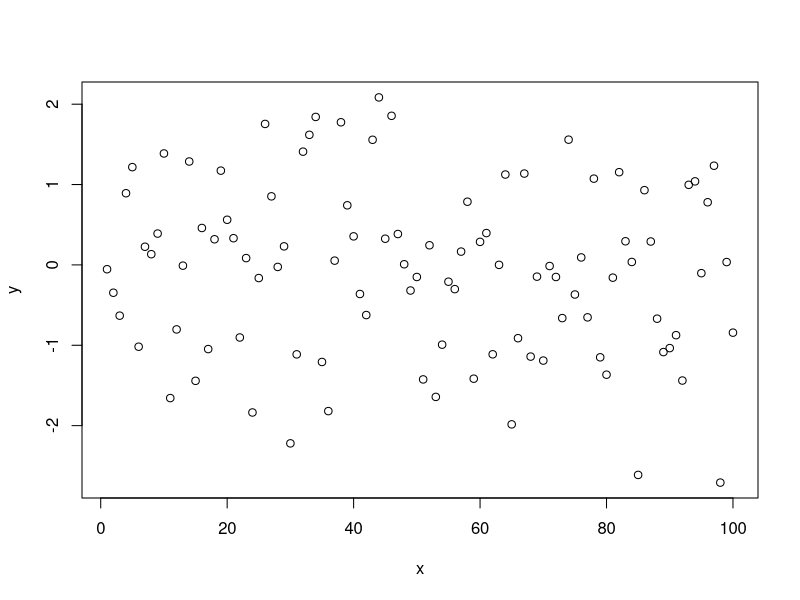

The R source for this figure:
## ---- chunk 1
knitr::opts_chunk$set(echo = TRUE)
## ---- chunk 2
print("hello")
## ---- chunk 3
x <- 1:100
y <- rnorm(100)
## ---- chunk 4
plot(y ~ x)
